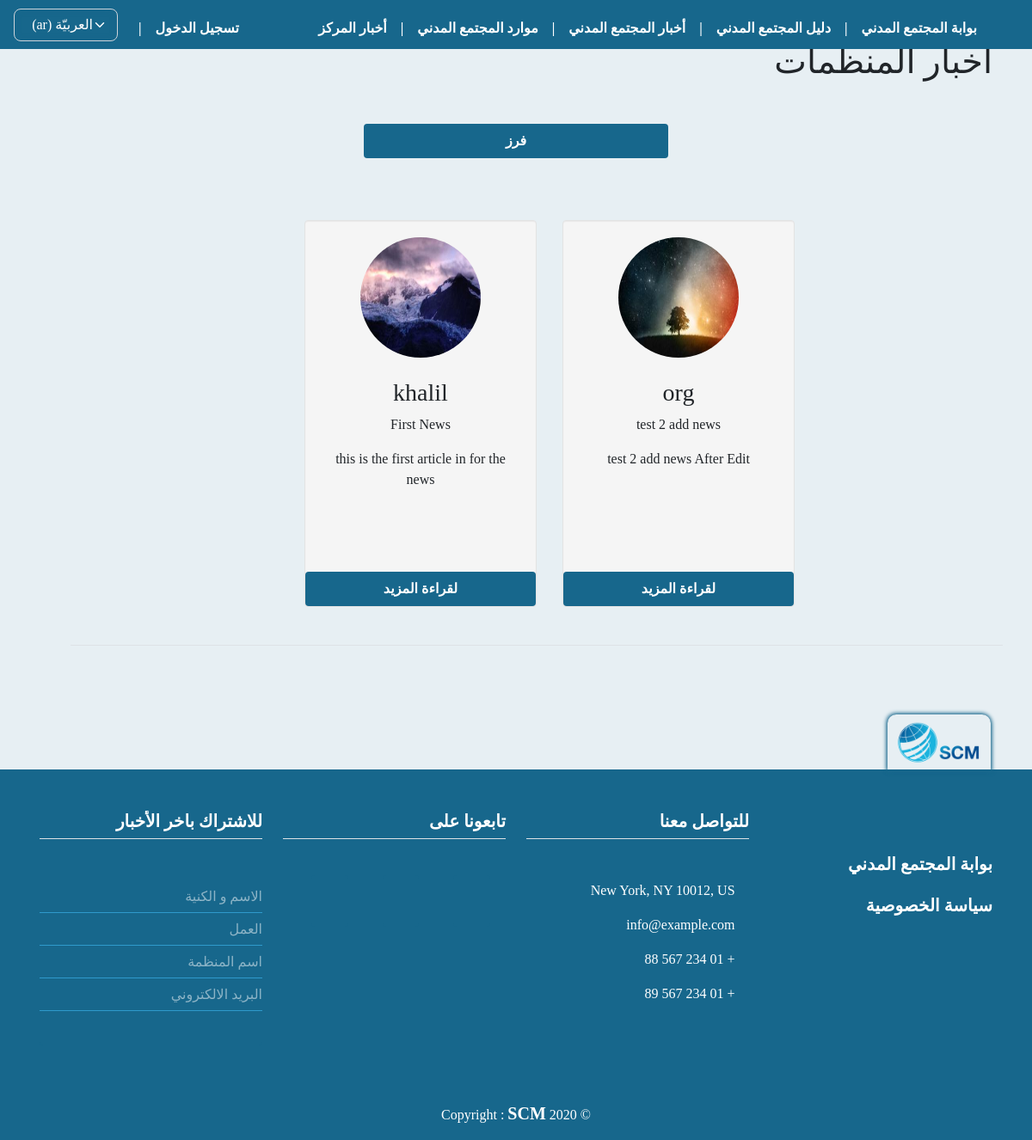
The page /orgs_news/ on the database as committed earlier.
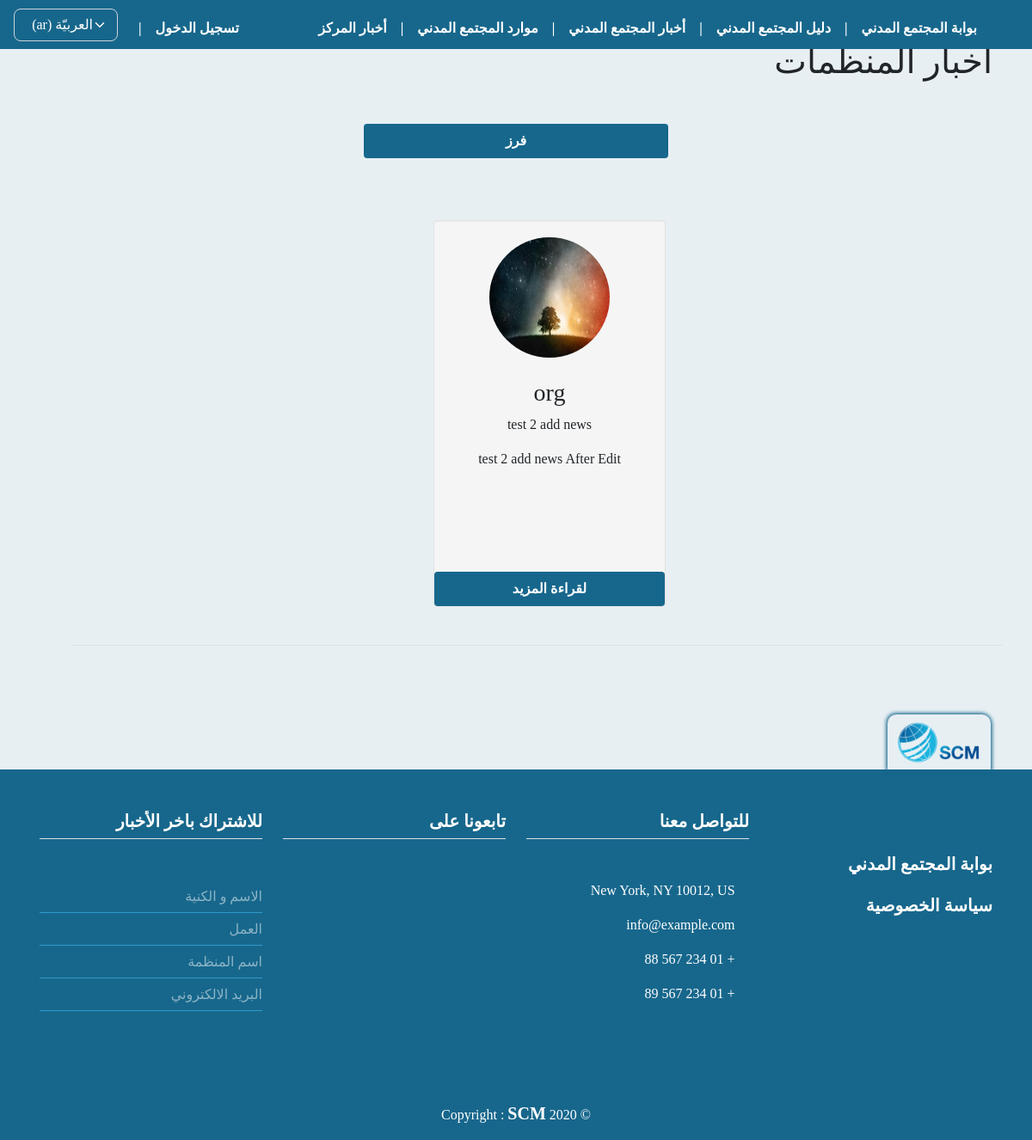
The same page on the database as committed later.
### orgs/models.py (models this page shows, shortened)
class OrgNews(models.Model):
    user = models.ForeignKey(
        User, on_delete=models.CASCADE)
    org_name = models.ForeignKey(
        OrgProfile, on_delete=models.CASCADE, null=False, blank=True)
    title = models.CharField(max_length=255, null=False,
                             verbose_name=_('عنوان الخبر'))
    content = models.TextField(
        max_length=5000, null=False, verbose_name=_('تفاصيل الخبر'))
    image = models.ImageField(upload_to="news_images",
                              null=False, default='news_images/article_img.jpg', verbose_name=_("صورة الخبر"))
    publish = models.BooleanField(default=False)
    created_at = models.DateTimeField(auto_now_add=True)
    published_at = models.DateTimeField(blank=True, null=True, default=None)
    updated_at = models.DateTimeField(blank=True, null=True, default=None)

class OrgProfile(models.Model):
    type_CHOICES = (
        ('establishment', _('مؤسسة')),
        ('org', _('جمعية أو منظمة')),
        ('team', _('مبادرة / فريق')),
        ('union', _('اتحاد / تحالف / تجمع')),
        ('group', _('لجنة / تنسيقية / مجموعة'))
    )
    city_CHOICES = (
        ('aleppo', _('حلب')),
        ('damascus', _('دمشق')),
        ('suburb of damascus', _('ريف دمشق')),
        ('daraa', _('درعا')),
        ('deir ez-Zor', _('دير الزور')),
        ('hama', _('حماه')),
        ('al-Hasakah', _('الحسكة')),
        ('homs', _('حمص')),
        ('idlib', _('إدلب')),
        ('latakia', _('اللاذقية')),
        ('quneitra', _('القنيطرة')),
        ('raqqa', _('الرقة')),
        ('as-Suwayda', _('السويداء')),
        ('tartus', _('طرطوس')),
    )
    domain_CHOICES = (
        ('Media', _('إعلام')),
        ('Education', _('تعليم')),
        ('Protection', _('حماية')),
        ('Livelihoods and food security', _('سبل العيش والأمن الغذائي')),
        ('Project of clean ,water, sanitation ', _(
            'مشاريع النظافة والمياه والصرف الصحي')),
        ('Development', _('تنمية')),
        ('Law, suport, policy', _('قانون و مناصرة و سیاسة')),
        ('Donors and support volunteering', _('مانحین و دعم العمل التطوعي')),
        ('Religious org', _('منظمات دینیة')),
        ('Prof association and assembles', _('تجمعات و اتحادات مھنیة')),
        ('Health', _('صحة')),
        ('Studies and research', _('دراسات وأبحاث')),
        ('Other', _('أخرى')),
    )
    target_CHOICES = (
        ('No category selected', _('لا يوجد فئة محددة')),
        ('womans', _('نساء')),
        ('Mans', _('رجال')),
        ('Youth 18-24', _('شباب 18-24')),
        ('Child 0-18', _('أطفال 0-18')),
        ('Religious groups', _('مجموعات دینیة')),
        ('Ethnic groups', _('مجموعة عرقیة')),
        ('Persons lacking breadwinner ', _('فاقدي المعیل')),
        ('Handicapped', _('ذوي الاحتیاجات الخاصة')),
        ('Refugees', _('لاجئین')),
        ('Displaced', _('نازحین')),
        ('Returned', _('عائدین')),
        ('Other civil society organizations', _('منظمات مجتمع مدني اخرى')),
        ('Other', _('أخرى')),
    )
    bool_CHOICES = (
        ('0', _('لا')),
        ('1', _('نعم')),
    )
    polic_CHOICES = (
        ('No', _('لا يوجد')),
        ('Code of conduct', _('مدونة السلوك')),
        ('Child protection', _('حماية الطفل')),
        ('Anti-corruption', _('مكافحة الفساد')),
        ('Human resources policy', _('سياسة الموارد البشرية')),
        ('Procurement policy', _('سياسة المشتريات')),
        ('Volunteering policy', _('سياسة التطوع')),
        ('Anti-harassment Policy', _('سياسة منع التحرش')),
        ('Financial policy', _('السياسة المالية')),
        ('Equipment use Policy', _('سياسة استخدام المعدات')),
        ('privacy policy', _('سياسة الخصوصية')),
        ('Other', _('أخرى')),
    )
    user = models.ForeignKey(
        User, on_delete=models.CASCADE)
    name = models.CharField(max_length=255, null=False,
                            verbose_name=_("اسم المنظمة"))
    name_en_ku = models.CharField(max_length=255, null=True, blank=True,
                                  verbose_name=_("اسم المنظمة باللغة الانكليزية أو الكردية"))
    short_cut = models.CharField(
        max_length=255, null=True, blank=True, verbose_name=_("الاسم المختصر"))
    org_type = models.CharField(
        max_length=150, null=False, choices=type_CHOICES, verbose_name=_("نوع المنظمة"))
    position_work = CountryField(
        max_length=255, null=False, verbose_name=_("مكان العمل"))
    city_work = models.CharField(
        max_length=150, choices=city_CHOICES, null=True, blank=True, verbose_name=_("المحافظة"))
    logo = models.ImageField(upload_to="org_logos",
                             null=False, default='org_logos/default_logo.jpg', verbose_name=_("شعار المنظمة"))
    message = models.TextField(
        max_length=2000, null=False, verbose_name=_("الرؤية و الرسالة"))
    name_managing_director = models.CharField(
        max_length=255, null=True, blank=True, verbose_name=_("اسم رئيس مجلس اﻹدارة"))
    name_ceo = models.CharField(
        max_length=255, null=True, blank=True, verbose_name=_('اسم المدير التنفيذي'))
    site_web = models.URLField(
        max_length=255, null=True, blank=True, verbose_name=_('الموقع الالكتروني'))
    facebook = models.URLField(
        max_length=255, null=True, blank=True, verbose_name=_('صفحة فيسبوك'))
    twitter = models.URLField(
        max_length=255, null=True, blank=True, verbose_name=_('صفحة تويتر'))
    email = models.EmailField(max_length=255, null=True,
                              blank=True, verbose_name=_('البريد الاكتروني'))
    phone = models.CharField(max_length=100, null=True,
                             blank=True, verbose_name=_('رقم الهاتف'))
    name_person_contact = models.CharField(
        max_length=255, null=True, blank=True, verbose_name=_('اسم الشخص المسؤول عن التواصل'))
    email_person_contact = models.EmailField(
        max_length=255, null=True, blank=True, verbose_name=_('البريد الاكتروني للشخص المسؤول عن التواصل'))
    org_adress = models.CharField(
        max_length=255, null=False, verbose_name=_('عنوان المقر الرئيسي'))
    work_domain = models.CharField(
        max_length=255, choices=domain_CHOICES, null=False, verbose_name=_('مجال العمل'))
    target_cat = models.CharField(
        max_length=255, null=False, choices=target_CHOICES, verbose_name=_('الفئات المستهدفة'))
    date_of_establishment = models.CharField(
        max_length=150, null=True, blank=True, verbose_name=_('تاريخ سنة التأسيس'))
    is_org_registered = models.CharField(
        max_length=100, null=False, choices=bool_CHOICES, verbose_name=_('هل المنظمة مسجلة ؟'))
    org_registered_country = CountryField(
        max_length=255, null=True, blank=True, verbose_name=_("بلد التسجيل"))
    org_members_count = models.PositiveIntegerField(
        validators=[MinValueValidator(1)], null=True, blank=True, verbose_name=_('عدد اﻷعضاء'))
    org_members_womans_count = models.PositiveIntegerField(
        validators=[MinValueValidator(1)], null=True, blank=True, verbose_name=_('عدد النساء من اﻷعضاء'))
    w_polic_regulations = models.CharField(
        max_length=200, null=False, choices=polic_CHOICES, verbose_name=_('السياسات واللوائح المكتوبة'))
    org_member_with = models.CharField(max_length=100, null=True, blank=True, choices=bool_CHOICES, verbose_name=_(
        'ھل المؤسسة عضو في اي شبكة او تحالف او جسم تنسیقي؟'))
    coalition_name = models.CharField(
        max_length=255, null=True, blank=True, verbose_name=_('اسم الشبكة / التحالف'))
    publish = models.BooleanField(default=False)
    created_at = models.DateTimeField(auto_now_add=True)
    published_at = models.DateTimeField(blank=True, null=True, default=None)
    updated_at = models.DateTimeField(blank=True, null=True, default=None)
    def __str__(self):
        if self.user:
            return self.user.username

### orgs/views.py (the view)
# urls.py: path('orgs_news/', views.orgs_news, name="orgs_news"),
def orgs_news(request):
    news = OrgNews.objects.filter(publish=True).order_by('-created_at')
    myFilter = OrgsNewsFilter(request.GET, queryset=news)
    news = myFilter.qs
    paginator = Paginator(news, 12)
    page = request.GET.get('page')
    try:
        news = paginator.get_page(page)
    except(EmptyPage, InvalidPage):
        news = paginator.page(paginator.num_pages)
    context = {
        'news': news,
        'myFilter': myFilter,
    }
    return render(request, 'orgs/news/orgs_news_news.html', context)

### templates/orgs/news/orgs_news_news.html (shortened to what this page needs)
{% extends 'base.html' %}
{% load static i18n crispy_forms_tags %}
{% block content %}
<div class="mt-4 pt-4">
    <h1> {% trans "أخبار المنظمات" %} </h1>
    <div class="">
        <div class="row mt-4">
            <div class="col-lg-4 col-md-12 col-sm-12 col-xs-12">
            </div>
            {% if news%}
            <div class="col-lg-4 col-md-12 col-sm-12 col-xs-12">
                <a class="btn btn-block mt-4" data-toggle="collapse" href="#collapseFiltre" aria-expanded="false"
                    aria-controls="collapseFiltre">{% trans 'فرز' %}</a>
            </div>
            {% endif %}
            <div class="col-lg-4 col-md-12 col-sm-12 col-xs-12">
            </div>
            <div class="row row-m-0 mt-4 pt-4">
                <div class="row row-m-0 justify-content-center pt-4 pb-4 mb-4">
                    {% if news %}
                    {% for new in news %}
                    <div class="span3 well">
                        <center>
                            <a href="{% url 'news_detail' new.id %}">
                                <img src="{{ new.image.url }}" name="{{ new.title }}" title="{{ new.title }}"
                                    alt="{{ new.title }}" width="140" height="140" class="img-circle"></a>
                            <h3 class="mt-4">{{ new.org_name }}</h3>
                            <p>{{ new.title }}</p>
                            <p>{{ new.content|truncatechars:80 }}</p>
                            <p>
                                <a href="{% url 'news_detail' new.id %}" class="btn btn-block">
                                    {% trans 'لقراءة المزيد' %} </a>
                            </p>
                        </center>
                    </div>
                    {% endfor %}
                    <div class="pagination row border-top mt-4 pt-4" dir="ltr">
                    </div>
                    {% else %}
                    <h3> {% trans " لا يوجد حالياً أخبار منشورة للمنظمات" %} </h3>
                    {% endif %}
                </div>
            </div>
        </div>
    </div>
    {% endblock %}

Rows that differ between the two databases and show on the page:
removed OrgNews: image (picture), org_name "khalil", title "First News", content "this is the first article in for the news"
